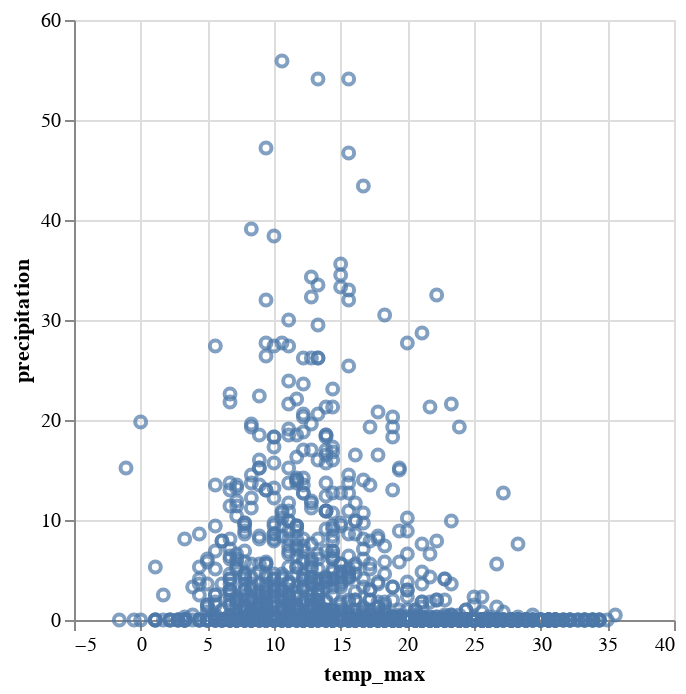

Notebook code for this chart:
### Code cell
def return_best_chart(score_llm, cost_draco, recommendations,df):
    score = final_score(score_llm,cost_draco)
    index = np.argmax(score)
    print('best_score : ', score[index])
    best_spec= recommendations[index][1]

    chart = renderer.render(spec=best_spec, data=df)
    # Adjust column-faceted chart size
    if (
        isinstance(chart, alt.FacetChart)
        and chart.facet.column is not alt.Undefined
    ):
        chart = chart.configure_view(continuousWidth=130, continuousHeight=130)
    display(chart)

return_best_chart(score_llm,cost_draco,recommendations,df)

### Figure 1 — Vega-Lite specification as saved in the notebook (floating-point values rounded to 4 significant figures; data arrays with more than 128 entries replaced by an {"elided": "..."} marker saying what was removed)
{"config": {"view": {"continuousWidth": 300, "continuousHeight": 300}}, "data": {"name": "data-6881b3c76720a51ecae2e2fb5659aff4"}, "mark": {"type": "point"}, "encoding": {"x": {"field": "temp_max", "scale": {"type": "linear"}, "type": "quantitative"}, "y": {"field": "precipitation", "scale": {"type": "linear", "zero": true}, "type": "quantitative"}}, "$schema": "https://vega.github.io/schema/vega-lite/v5.20.1.json", "datasets": {"data-6881b3c76720a51ecae2e2fb5659aff4": {"elided": "1461 records"}}}
